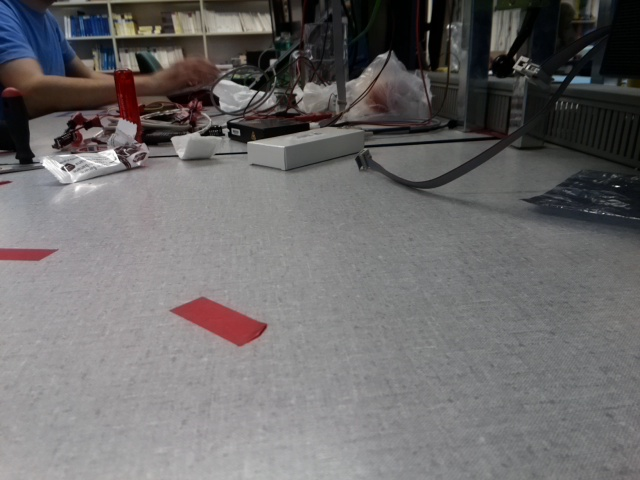
#> input picture Code/Video/SW10/orginal.jpg, 640 x 480 px
$ python birdview+threshold.py
#> lines starting #> are read from the running program, lines starting #| are printed output that depends on the picture
import numpy as np
import cv2
import glob
import matplotlib.pyplot as plt

#def hls_color_thresh(img, threshH,threshL, threshS):
def hls_color_thresh(img, threshLow, threshHigh):
    # 1) Convert to HLS color space
    #imgHLS = cv2.cvtColor(img, cv2.COLOR_RGB2HLS)
    imgHLS = cv2.cvtColor(img, cv2.COLOR_RGB2HSV)
    #Hue (0,180) Light (0,255), satur (0,255)


    # 3) Return a binary image of threshold result
    binary_output = np.zeros((img.shape[0], img.shape[1]))
    #binary_output[(imgHLS[:,:,0] >= threshH[0]) & (imgHLS[:,:,0] <= threshH[1]) & (imgHLS[:,:,1] >= threshL[0]) & (imgHLS[:,:,1] <= threshL[1])  | ((imgHLS[:,:,2] >= threshS[0]) & (imgHLS[:,:,2] <= threshS[1]))] = 1
    binary_output[(imgHLS[:,:,0] >= threshLow[0]) & (imgHLS[:,:,0] <= threshHigh[0]) & (imgHLS[:,:,1] >= threshLow[1])  & (imgHLS[:,:,1] <= threshHigh[1])  & (imgHLS[:,:,2] >= threshLow[2]) & (imgHLS[:,:,2] <= threshHigh[2])] = 1

    return binary_output

img1 = cv2.imread("orginal.jpg", cv2.IMREAD_COLOR)
#> img1 is the input picture: shape (480, 640, 3); mean B, G, R 107.3, 106.9, 109
imgRGB = cv2.cvtColor(img1,cv2.COLOR_BGR2RGB)

#Setzen werte Perspektive
src = np.float32([[100,250],[0,470],[630,470],[550,250]])
dst = np.float32([[0,0],[0,1250],[1000,1250],[1000,0]])

M = cv2.getPerspectiveTransform(src,dst)
Minv = cv2.getPerspectiveTransform(dst,src)

img_size = (imgRGB.shape[1],imgRGB.shape[0])
#> img_size = (640, 480)
warp = cv2.warpPerspective(imgRGB.copy(), M, (1000,1250),flags=cv2.INTER_LINEAR)
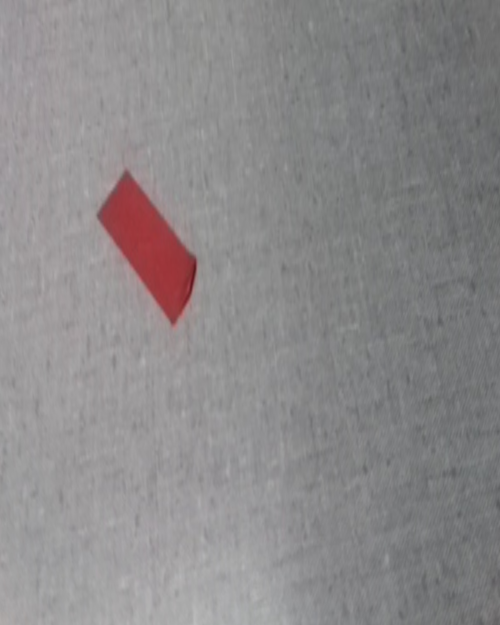
#> warp: shape (1250, 1000, 3) (shown at 1/2 size); mean R, G, B 140.1, 137.3, 138.4

#Threshold
white_low = np.array([0,0,230])
white_high = np.array([255,50,255])

imgThres_white = hls_color_thresh(warp,white_low,white_high)
#> in hls_color_thresh, `imgHLS = cv2.cvtColor(img, cv2.COLOR_RGB2HSV)`: imgHLS: shape (1250, 1000, 3); mean H, S, V 99.1, 7.5, 141.1
#> imgThres_white: shape (1250, 1000) float64; every value is 0


plt.figure(figsize=(10,8))
plt.subplot(1,3,1)
plt.title('orginal')
fig = plt.imshow(imgRGB)
plt.scatter(100,250,zorder=1)
plt.scatter(0,470,zorder=1)
plt.scatter(630,470,zorder=1)
plt.scatter(550,250,zorder=1)
# [4 lines of commented-out code are left out]
plt.subplot(1,3,2)
fig = plt.imshow(warp)
plt.title('Bird-eye')
plt.subplot(1,3,3)
plt.title('Threshold')
fig = plt.imshow(imgThres_white,cmap ='gray')
plt.show()
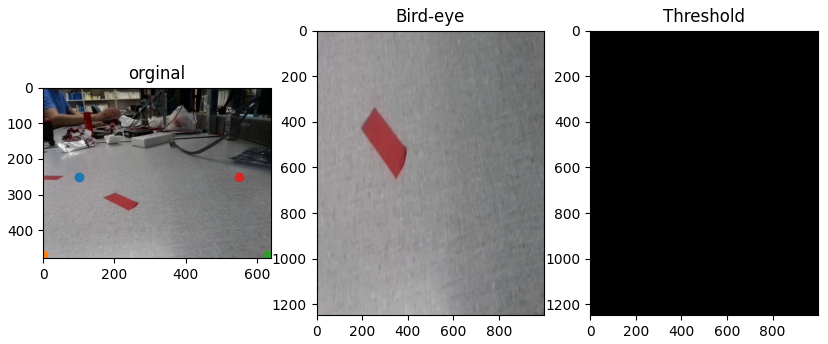
#> figure drawn by matplotlib, 3 panels

cv2.waitKey(0)
cv2.destroyAllWindows()
